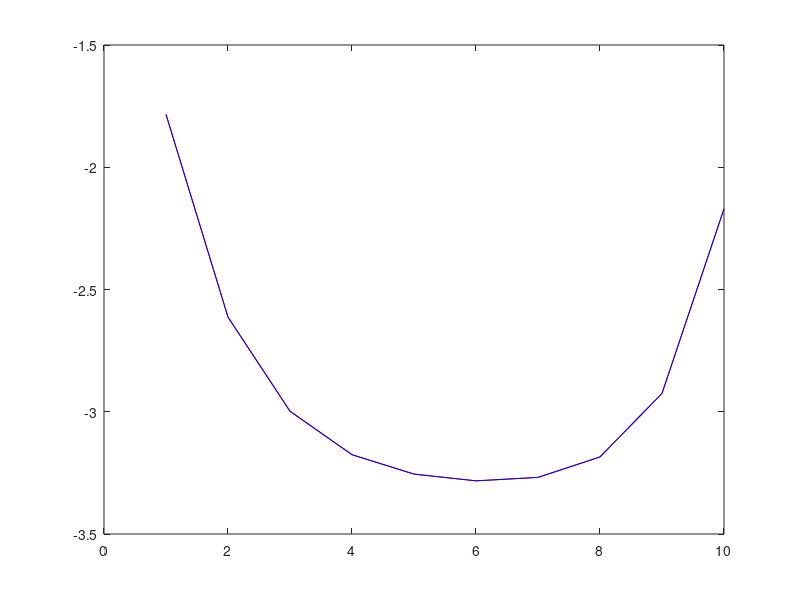

The MATLAB script that drew this image:
% this is  to build and test a tridiagonal solver

% The matrix
N = 10;
D0 = -ones(N,1);
Dm1 = .4*ones(N-1,1);
D1 = .3*ones(N-1,1);

A= diag(D0) + diag(Dm1,-1) + diag(D1,1);

Rhs = ones(N,1);

x = A\Rhs;
plot(x)

% now the tridiagonal bit
%forward sweep
m(1) = 1;
entry(1) = D0(1);
for j = 2:N
    m(j) = Dm1(j-1)/entry(j-1);
    entry(j) = D0(j) - m(j)*D1(j-1);
    
end
u(1) = Rhs(1);
% now the forward sweep
for j = 2:N
    u(j) = Rhs(j)-m(j)*u(j-1);
end

% now the backward sweep
u(N) = u(N)/entry(N);
for j = N-1:-1:1
    
    u(j) = (u(j)-D1(j)*u(j+1))/entry(j);
end

plot([1:N],x,'r',[1:N],u,'b')
figure(1)
